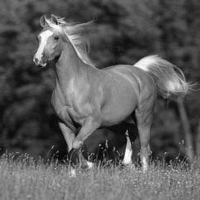
#> input picture Filters/palomino_horse.png, 200 x 200 px
$ python -i basics.py   (imports and definitions only)
#> lines starting #> are read from the running program, lines starting #| are printed output that depends on the picture; after the words box and inside, x2 and y2 are one past the last pixel; in counts of white or black regions, pixels touching at a corner belong together
#> further down, picture is the input picture: shape (200, 200, 3); min 3, max 255, mean 89.8
import cv2

def apply_flip(rgb_img, HORIZON_FLAG=1):
    flipped_img = cv2.flip(rgb_img, HORIZON_FLAG)
    return flipped_img

def apply_grayscale_conversion(rgb_img):
    grayscale_img = cv2.cvtColor(rgb_img, cv2.COLOR_RGB2GRAY)
    grayscale_img_rgb = cv2.cvtColor(grayscale_img, cv2.COLOR_GRAY2RGB)
    return grayscale_img_rgb

def apply_in_range(rgb_img, lower_bound=190, upper_bound=255):
#> called with lower_bound = 190, upper_bound = 255
    grayscale_img = cv2.cvtColor(rgb_img, cv2.COLOR_RGB2GRAY)
    grayscale_img = cv2.inRange(grayscale_img, lower_bound, upper_bound)
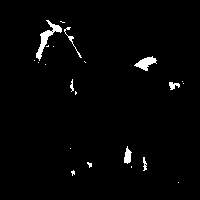
#> grayscale_img: shape (200, 200); 1.9% white; 22 white regions (15 under 20 px), largest, box (x1, y1, x2, y2) and area: (36, 20, 62, 61) 273, (134, 56, 157, 71) 169, (124, 146, 132, 164) 89
    grayscale_img_rgb = cv2.cvtColor(grayscale_img, cv2.COLOR_GRAY2RGB)
    return grayscale_img_rgb

def apply_thresholding_rgb(rgb_img):
    rgb_filtered = cv2.inRange(rgb_img, (190, 190, 190), (255, 255, 255))
    return rgb_filtered

def apply_single_channel(rgb_img, channel="r"):
    temp_img = rgb_img.copy()

    if channel == "b":
        temp_img[:, :, 0] = 0  # Set red channel to 0
        temp_img[:, :, 1] = 0  # Set green channel to 0
    elif channel == "g":
        temp_img[:, :, 0] = 0  # Set red channel to 0
        temp_img[:, :, 2] = 0  # Set blue channel to 0
    elif channel == "r":
        temp_img[:, :, 2] = 0  # Set blue channel to 0
        temp_img[:, :, 1] = 0  # Set green channel to 0
    return temp_img

def apply_invert_colors(rgb_img):
    inverted_img = cv2.bitwise_not(rgb_img)
    return inverted_img

>>> import cv2
>>> picture = cv2.cvtColor(cv2.imread('palomino_horse.png'), cv2.COLOR_BGR2RGB)
>>> result = apply_in_range(picture)
